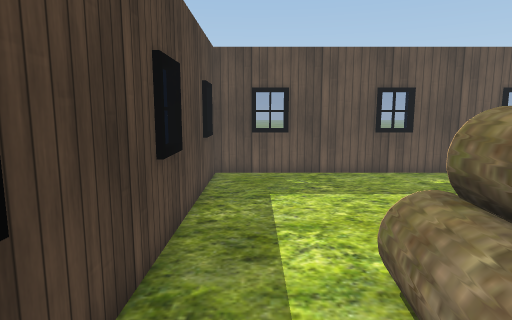
view 1 (above)

17 first-person views from a walk through a 3-D level made in the Unity game engine. The camera is 1.4 m above the floor, tilts 8° down and sees 75° across. The floor is counted in squares, 0.5 m on a side. Each view is taken from the middle of a square. On the plan, view 1 faces up. The plan holds only what a view shows up to about 20 squares ahead; the rest is blank. The place goes on beyond the plan. The player is left out. Some animated figures are not drawn. Some surface patterns are stand-ins.

view 2
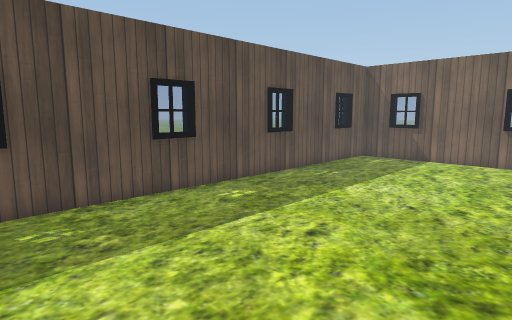

view 3
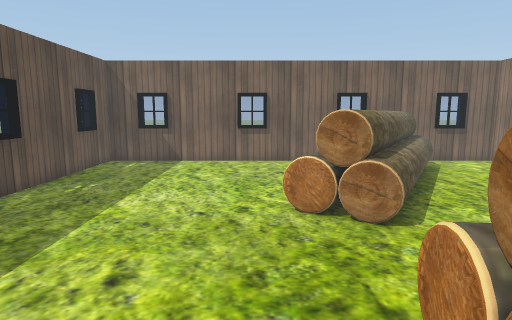

view 4
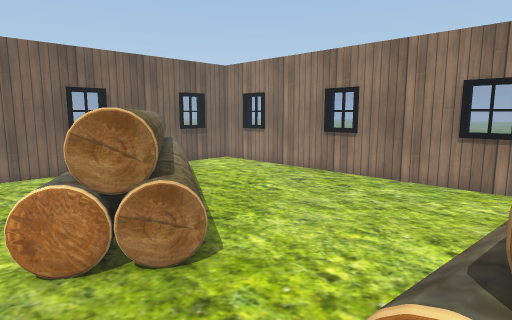

view 5
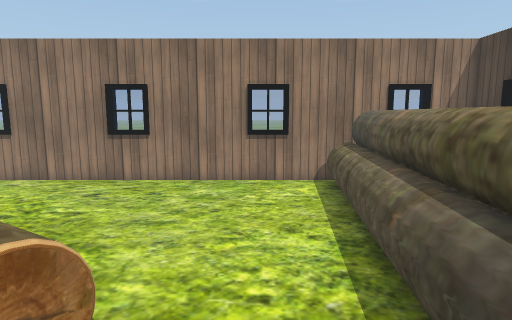

view 6
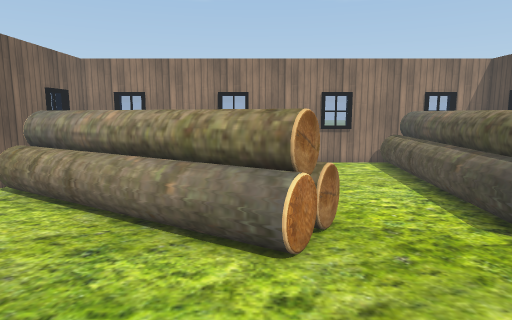

view 7
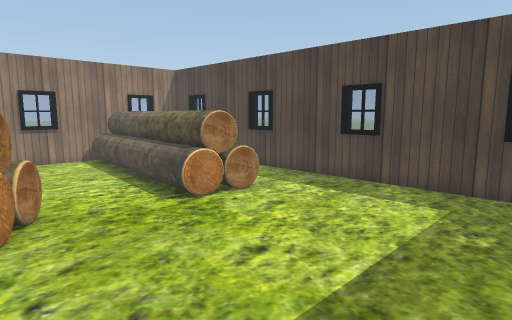

view 8
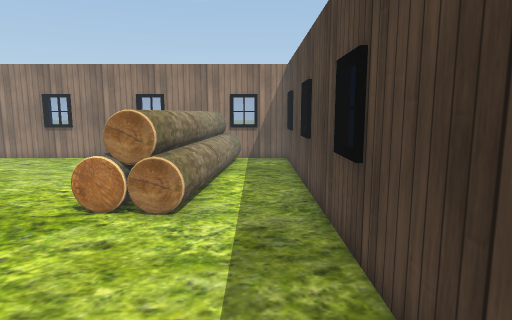

view 9
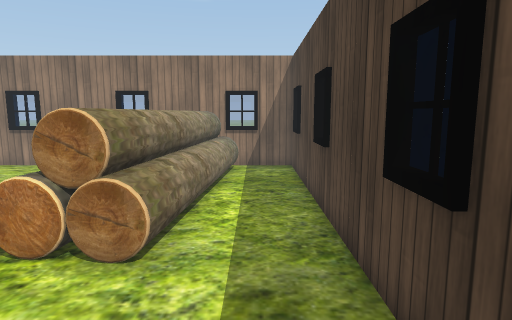

view 10
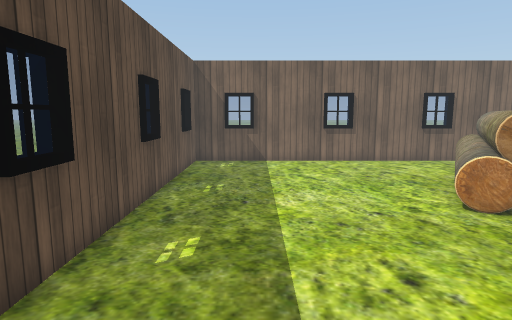

view 11
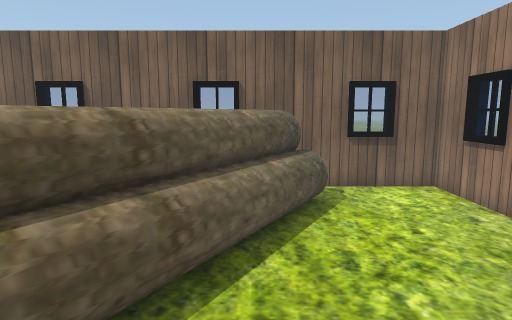

view 12
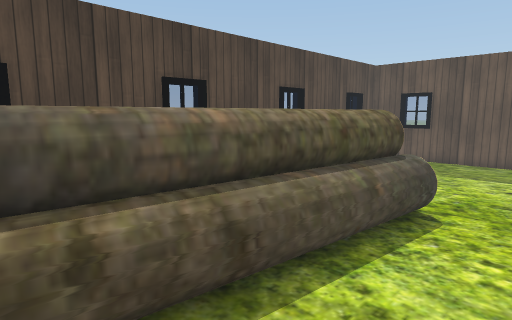

view 13
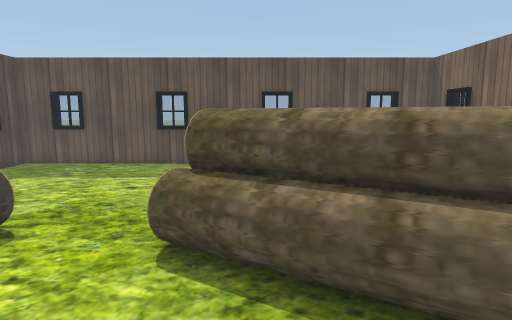

view 14
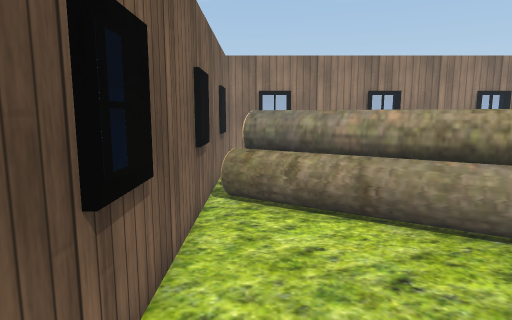

view 15
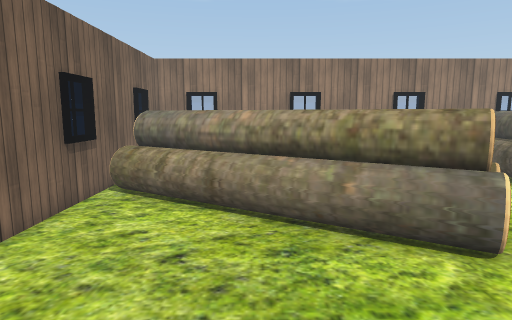

view 16
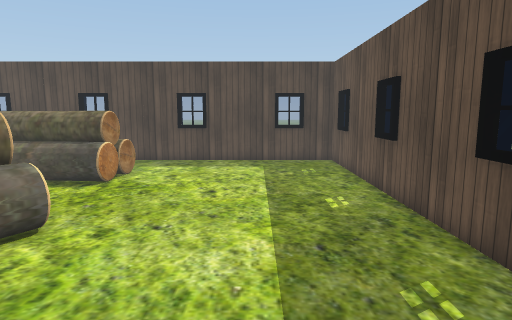

view 17
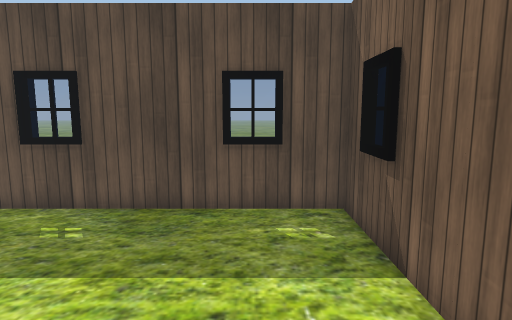

### Floor plan
Key: @ floor where view 1 was taken; # wall or solid block; . floor; = window, fence, low wall or low ledge; O other object.
Columns run from 2 left of view 1 to 21 right of it. Each row starts with its distance up from view 1.
 16 ###         ##### ######
 15 #.############=#####=#.#
 14 #.....................##
 13 #.....................=#
 12 #.....................##
 11 #.....................##
 10 #.....................#
  9 #.....................##
  8 #.....................##
  7 =.....................=#
  6 #...........OO........##
  5 #...OOOO....OOOO......##
  4 #...OOOO...OOOOOOO....#
  3 #...OOOO...OOOOOOOO...##
  2 =...OOOO.....OOOOOOOO.##
  1 =...OOOO......OOOOOOOOO#
  0 #.@.OOOO........OOOOOOO#
 -1 #..OOOOO..........OOOO=#
 -2 #..OOOO............OOO##
 -3 #..OOOO...............#
 -4 =..OOOO...............#
 -5 #..OOOO...............##
 -6 #..OOOO................#
 -7 ########==####=#########

Where each view was taken, in squares from view 1:
view 1: 0 up, 0 right, facing up
view 2: 5 up, 0 right, facing up-right
view 3: 7 up, 1 right, facing right
view 4: 7 up, 4 right, facing down-right
view 5: 7 up, 7 right, facing down
view 6: 12 up, 11 right, facing down
view 7: 14 up, 11 right, facing down-left
view 8: 14 up, 0 right, facing down
view 9: 11 up, 0 right, facing down
view 10: 12 up, 1 right, facing right
view 11: 0 up, 8 right, facing right
view 12: 5 down, 8 right, facing up-left
view 13: 3 down, 11 right, facing up
view 14: 11 up, 19 right, facing down
view 15: 12 up, 15 right, facing down
view 16: 11 up, 18 right, facing left
view 17: 6 up, 18 right, facing up
